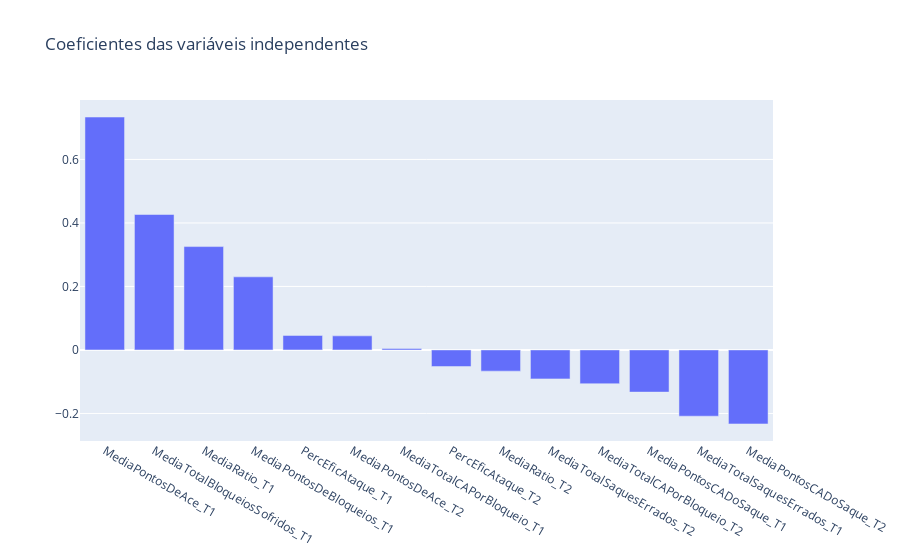

The cell this chart's notebook holds for it:
### Code cell
coeficientes_times = list(reg_model_times.coef_)
colunas = list(X.columns)

# Ordena as colunas em ordem decrescente de coeficiente
colunas, coeficientes_times = zip(*sorted(zip(colunas, coeficientes_times), key=lambda x: x[1], reverse=True))

# Cria o gráfico de barras ordenado
bar_chart = go.Bar(x=colunas, y=coeficientes_times)

layout = go.Layout(title='Coeficientes das variáveis independentes')

fig = go.Figure(data=[bar_chart], layout=layout)

fig.show()

### Figure 1 — Plotly figure (JSON) as saved in the notebook; plotly's stock layout.template omitted (floating-point values rounded to 4 significant figures)
{"data": [{"type": "bar", "x": ["MediaPontosDeAce_T1", "MediaTotalBloqueiosSofridos_T1", "MediaRatio_T1", "MediaPontosDeBloqueios_T1", "PercEficAtaque_T1", "MediaPontosDeAce_T2", "MediaTotalCAPorBloqueio_T1", "PercEficAtaque_T2", "MediaRatio_T2", "MediaTotalSaquesErrados_T2", "MediaTotalCAPorBloqueio_T2", "MediaPontosCADoSaque_T1", "MediaTotalSaquesErrados_T1", "MediaPontosCADoSaque_T2"], "y": [0.7335, 0.4266, 0.3256, 0.2302, 0.04573, 0.04436, 0.004473, -0.05222, -0.0667, -0.09113, -0.1064, -0.1328, -0.2086, -0.2331]}], "layout": {"title": {"text": "Coeficientes das variáveis independentes"}}}
